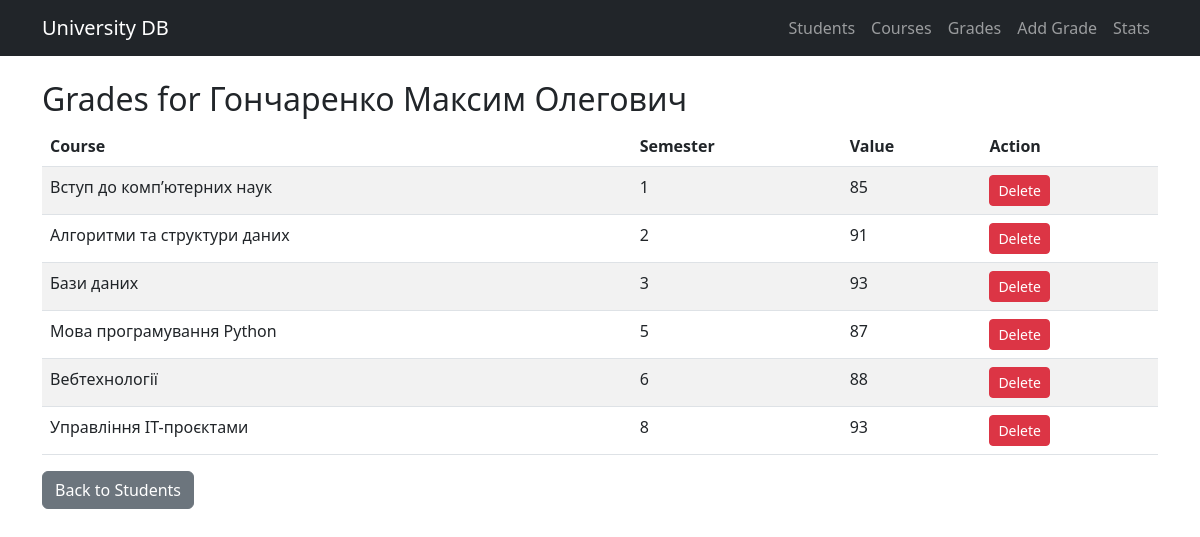
The app's page /student/1, older data.
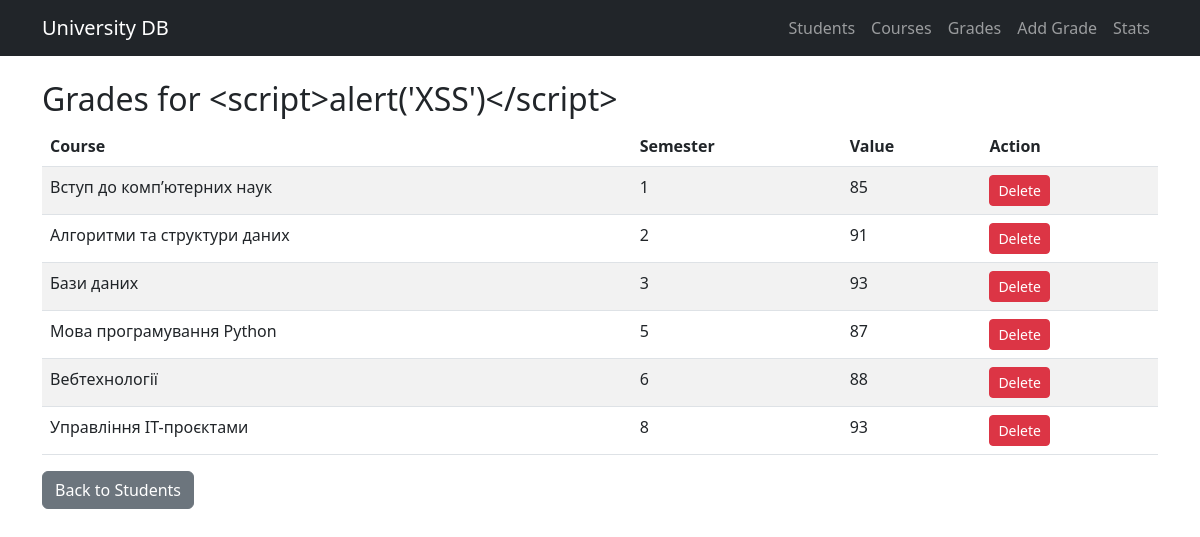
The same page, newer data.
### tables this page shows
CREATE TABLE "student" (
	"id"	INTEGER NOT NULL,
	"name"	TEXT NOT NULL,
	PRIMARY KEY("id" AUTOINCREMENT)
);

### app.py (the view)
@app.route('/student/<int:id_student>')
def student_grades(id_student):
    db = get_db()
    student = db.execute('SELECT * FROM student WHERE id = ?', (id_student,)).fetchone()
    query = """
        SELECT c.title, c.semester, p.value, p.id
        FROM points p
        JOIN course c ON p.id_course = c.id
        WHERE p.id_student = ?
    """
    grades = db.execute(query, (id_student,)).fetchall()
    return render_template('student_grades.html', student=student, grades=grades)

### app.py (called while the page is built)
def get_db():
    db = getattr(g, '_database', None)
    if db is None:
        db = g._database = sqlite3.connect(DATABASE)
        db.row_factory = sqlite3.Row
    return db

@app.teardown_appcontext
def close_connection(exception):
    db = getattr(g, '_database', None)
    if db is not None:
        db.close()

@app.after_request
def add_security_headers(response):
    policy = (
        "default-src 'self' https://cdn.jsdelivr.net; "
        "script-src 'self'; "
        "style-src 'self' https://cdn.jsdelivr.net 'unsafe-inline'"
    )
    response.headers['Content-Security-Policy'] = policy
    return response

### templates/student_grades.html
{% extends "base.html" %}
{% block content %}
<h2>Grades for {{ student.name }}</h2>
<table class="table table-striped">
    <thead><tr><th>Course</th><th>Semester</th><th>Value</th><th>Action</th></tr></thead>
    <tbody>
        {% for g in grades %}
        <tr>
            <td>{{ g.title }}</td>
            <td>{{ g.semester }}</td>
            <td>{{ g.value }}</td>
            <td>
                <form action="{{ url_for('delete_grade', id=g.id) }}" method="post" style="display:inline;">
                    <button type="submit" class="btn btn-danger btn-sm">Delete</button>
                </form>
            </td>
        </tr>
        {% endfor %}
    </tbody>
</table>
<a href="{{ url_for('students') }}" class="btn btn-secondary">Back to Students</a>
{% endblock %}

Row changes from the older to the newer data that the page shows:
changed student: name "Гончаренко Максим Олегович" → "<script>alert('XSS')</script>"
